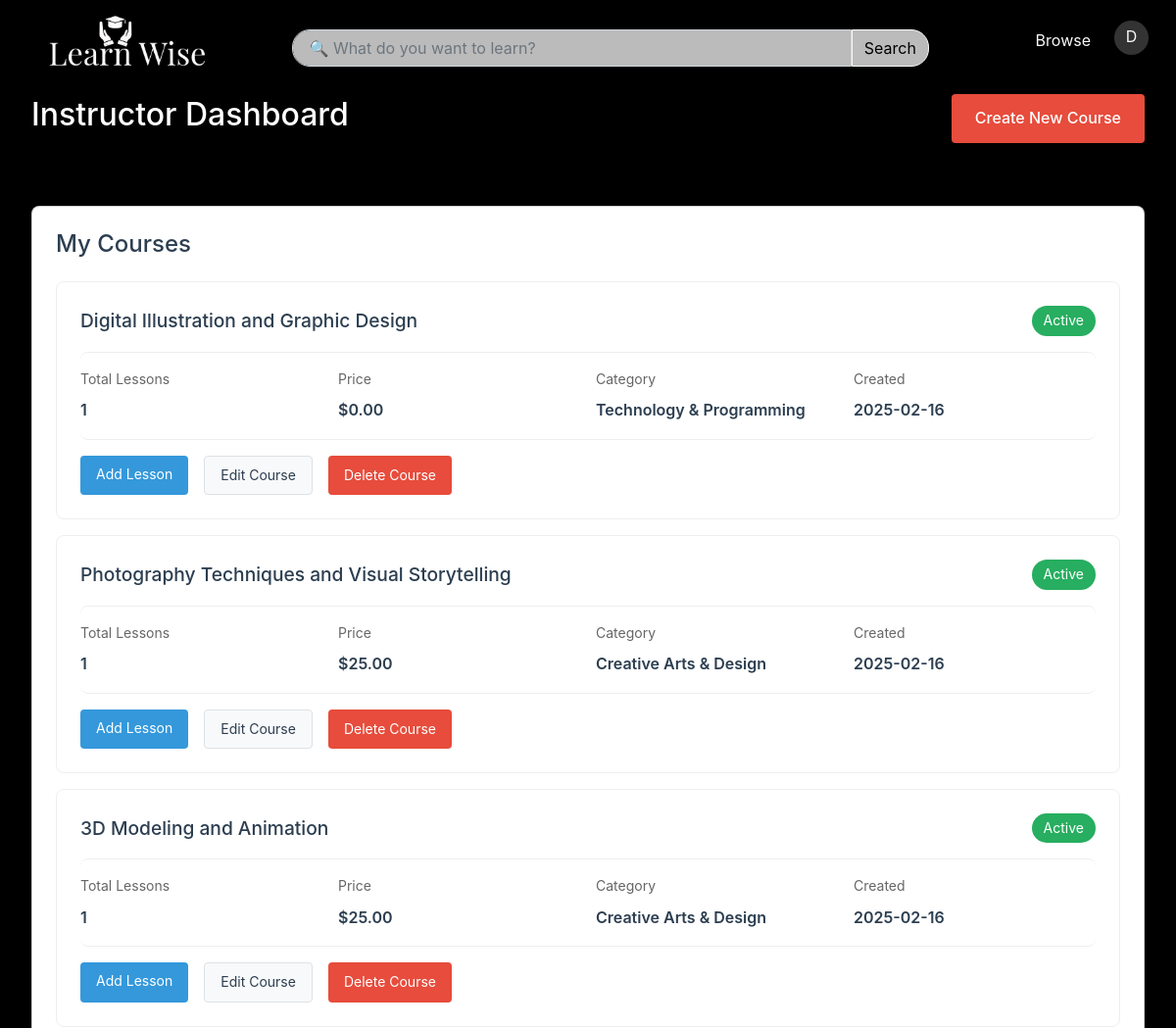
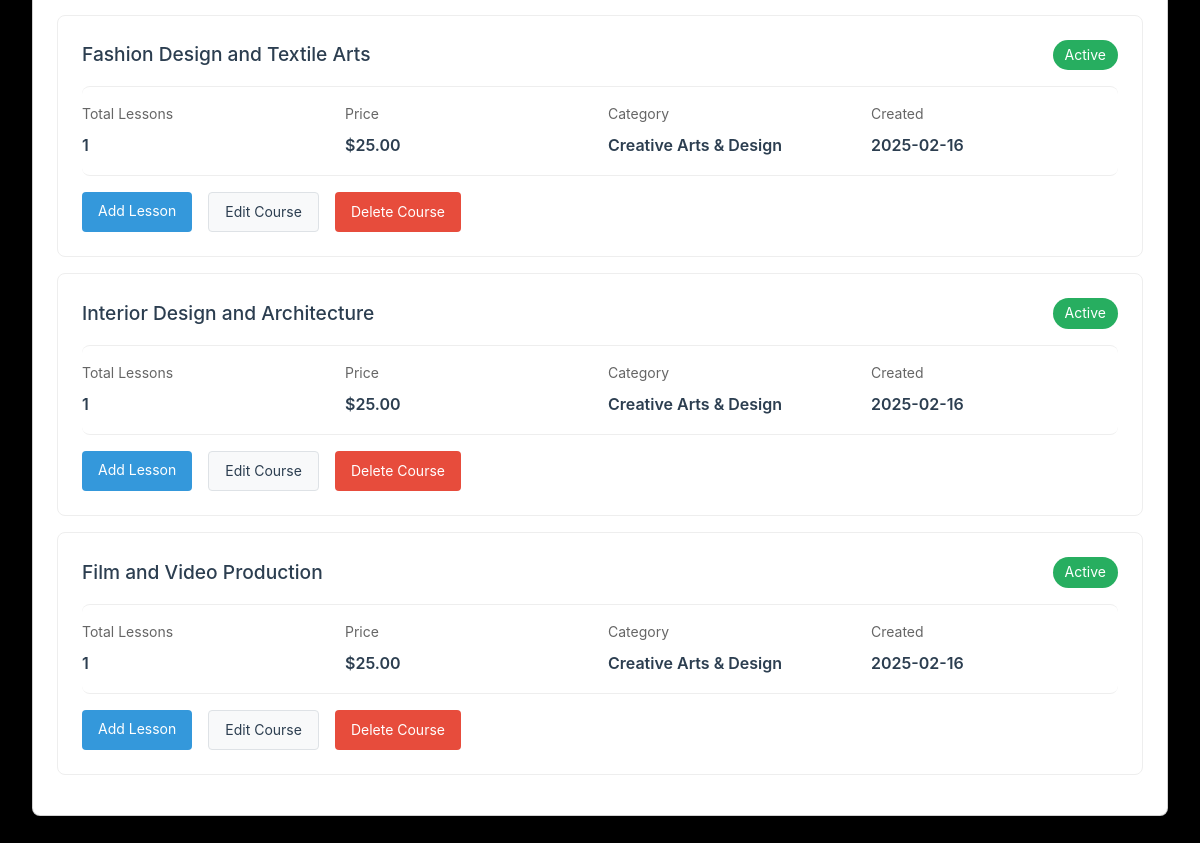
The app's page /instructor/dashboard (signed in) with its own data (2 pictures, top to bottom).
### app.py (models this page shows)
class User(UserMixin, db.Model):
    id = db.Column(db.Integer, primary_key=True)
    fullname = db.Column(db.String(100), nullable=False)
    email = db.Column(db.String(120), unique=True, nullable=False)
    password = db.Column(db.String(60), nullable=False)
    is_instructor = db.Column(db.Boolean, default=False)
    expertise = db.Column(db.String(100))  # For instructors
    experience = db.Column(db.Integer)      # For instructors
    courses_created = db.relationship('Course', backref='instructor', lazy=True)
    progress = db.relationship('UserProgress', backref='user', lazy=True)

class Course(db.Model):
    id = db.Column(db.Integer, primary_key=True)
    title = db.Column(db.String(200), nullable=False)
    description = db.Column(db.Text)
    category = db.Column(db.String(100))
    instructor_id = db.Column(db.Integer, db.ForeignKey('user.id'))
    price = db.Column(db.Float)
    created_at = db.Column(db.DateTime, default=datetime.utcnow)
    lessons = db.relationship('Lesson', backref='course', lazy=True)
    image_url = db.Column(db.String(500))

### app.py (the view)
@app.route('/instructor/dashboard')
@login_required
def instructor_dashboard():
    if not current_user.is_instructor:
        return redirect(url_for('student_dashboard'))
    courses = Course.query.filter_by(instructor_id=current_user.id).all()
    return render_template('instructor_dashboard.html', courses=courses)

### app.py (called while the page is built)
@login_manager.user_loader
def load_user(user_id):
    return User.query.get(int(user_id))

### templates/instructor_dashboard.html (shortened to what this page needs)
{% extends "layout.html" %}
{% block content %}
<div class="dashboard-container">
    <div class="dashboard-header">
        <h1  style="color: white;"  >Instructor Dashboard</h1>
        <a style="color: white;" href="{{ url_for('create_course') }}" class="create-course-btn">Create New Course</a>
    </div>
    <div class="courses-overview">
        <div class="card">
            <h3>My Courses</h3>
            {% if courses %}
                {% for course in courses %}
                <div class="course-item">
                    <div class="course-header">
                        <h4>{{ course.title }}</h4>
                        <span class="course-status">Active</span>
                    </div>
                    <div class="course-stats">
                        <div class="stat-item">
                            <span class="stat-label">Total Lessons</span>
                            <span class="stat-value">{{ course.lessons|length }}</span>
                        </div>
                        <div class="stat-item">
                            <span class="stat-label">Price</span>
                            <span class="stat-value">${{ "%.2f"|format(course.price) }}</span>
                        </div>
                        <div class="stat-item">
                            <span class="stat-label">Category</span>
                            <span class="stat-value">{{ course.category }}</span>
                        </div>
                        <div class="stat-item">
                            <span class="stat-label">Created</span>
                            <span class="stat-value">{{ course.created_at.strftime('%Y-%m-%d') }}</span>
                        </div>
                    </div>
                    <div class="course-actions">
                        <a href="{{ url_for('add_lesson', course_id=course.id) }}" class="action-button">Add Lesson</a>
                        <a href="{{ url_for('edit_course', course_id=course.id) }}" class="action-button secondary">Edit Course</a>
                        <button class="action-button delete" onclick="confirmDelete('{{ course.id }}')">Delete Course</button>
                    </div>
                </div>
                {% endfor %}
            {% else %}
                <div class="empty-state">
                    <p>You haven't created any courses yet.</p>
                    <a style="color: white;" href="{{ url_for('create_course') }}" class="create-course-btn">Create Your First Course</a>
                </div>
            {% endif %}
        </div>
    </div>
</div>
{% endblock %}

### templates/layout.html (shortened to what this page needs)
<!DOCTYPE html>
<html lang="en">
<head>
    <link href="https://cdn.jsdelivr.net/npm/bootstrap@5.2.3/dist/css/bootstrap.min.css" rel="stylesheet">
</head>
<body>
    <header class="header">
        {% block nav %}
        <nav class="navbar navbar-expand-lg bg-black custom-navbar">
          <div class="container-fluid" >
              <a href="/" class="navbar-brand">
                <img src="{{ url_for('static', filename='images/Learn Wise_transparent-.png') }}" alt="Learn Wise Logo">
              </a>
              <div class="collapse navbar-collapse" id="navbarSupportedContent" >
                {% if hide_search is not defined %}
                  <div class="search-bar mx-lg-auto" >
                      <form action="{{ url_for('search_courses') }}" method="GET" class="d-flex">
                          <input
                              type="search"
                              name="query"
                              placeholder=" 🔍 What do you want to learn?"
                              value="{{ request.args.get('query', '') }}"
                              class="search-input form-control"
                              required
                          >
                          <button type="submit" class="search-button btn btn-light">Search</button>
                      </form>
                  </div>
                  {% endif %}
                  {% if hide_nav_options is not defined %}
                  <ul class="navbar-nav ms-auto mb-2 mb-lg-0 gap-3">
                      <li class="nav-item">
                          <a class="nav-link text-light" href="{{ url_for('browse_courses') }}">
                               Browse
                          </a>
                      </li>
                      {% if current_user.is_authenticated %}
                          <li class="nav-item dropdown">
                              <div class="user-avatar nav-link text-light" role="button" data-bs-toggle="dropdown" aria-expanded="false">
                                  {{ current_user.fullname[:1] }}
                              </div>
                          </li>
                      {% endif %}
                  </ul>
                  {% endif %}
              </div>
          </div>
      </nav>
        {% endblock %}
    </header>
    {% block content %}{% endblock %}
  </body>
</html>

### templates/layout.html (style rules this page uses)
:root { --primary: #4a90e2; --primary-dark: #357abd; --secondary: #2ecc71; --secondary-dark: #27ae60; --accent: #e67e22; --accent-dark: #d35400; --background: #1b1818; --surface: #ffffff; --text-primary: #ffffff; --text-secondary: #7f8c8d; --error: #e74c3c; --success: #2ecc71; }
body { background-color: var(--background); color: var(--text-primary); font-family: 'Inter', -apple-system, BlinkMacSystemFont, sans-serif; }
* { margin: 0; padding: 0; box-sizing: border-box; font-family: -apple-system, BlinkMacSystemFont, 'Segoe UI', Roboto, Oxygen, Ubuntu, Cantarell, sans-serif; }
.header { padding: 1rem 2rem; background: rgb(0, 0, 0); box-shadow: 0 2px 4px rgba(0,0,0,0.1); display: flex; justify-content: space-between; align-items: center; width: 100%; }
body { font-family: -apple-system, BlinkMacSystemFont, 'Segoe UI', Roboto, Oxygen, Ubuntu, Cantarell, sans-serif; line-height: 1.6; background: black; color: var(--text-color); margin: 0; padding: 0; min-height: 100vh; }
.navbar { padding: 0.5rem 1rem; position: fixed; top: 0; left: 0; right: 0; z-index: 1000; background-color: var(--primary-color); height: var(--navbar-height); }
.navbar-brand img { height: 57px; width: auto; }
.search-bar { width: 100%; max-width: 650px; padding-top: 15px; }
.search-input { border-radius: 18px 0 0 18px !important; background-color:rgba(222, 222, 222, 0.842); }
.search-button { border-radius: 0 18px 18px 0 !important; background-color:rgba(222, 222, 222, 0.842); }
.user-avatar { width: 35px; height: 35px; background: rgba(255, 255, 255, 0.2); border-radius: 50%; display: flex; align-items: center; justify-content: center; cursor: pointer; transition: background-color var(--transition-speed); }

### templates/instructor_dashboard.html (style rules this page uses)
.dashboard-container { background-color: var(--panel-bg); }
.dashboard-header { background: var(--gradient-primary); color: white; padding: 2rem; margin: -2rem -2rem 2rem -2rem; border-radius: 0 0 15px 15px; }
.card { background: var(--card-bg); border-radius: 12px; box-shadow: 0 4px 6px rgba(0, 0, 0, 0.1); }
.course-item { background: var(--highlight-bg); border: 1px solid var(--border-color); transition: transform 0.2s; }
.course-stats { background: var(--panel-bg); border-radius: 8px; }
.dashboard-container { padding: 2rem; max-width: 1200px; margin: 0 auto; margin-top: 2rem; }
.dashboard-header { margin-bottom: 2rem; display: flex; justify-content: space-between; align-items: center; }
.dashboard-header h1 { color: #2c3e50; font-size: 2rem; }
.create-course-btn { background: #e74c3c; color: white; padding: 0.75rem 1.5rem; border-radius: 4px; text-decoration: none; font-weight: 500; transition: background-color 0.3s; }
.courses-overview { display: grid; gap: 2rem; }
.card { background: white; border-radius: 8px; padding: 1.5rem; box-shadow: 0 2px 4px rgba(0,0,0,0.1); }
.card h3 { color: #2c3e50; margin-bottom: 1.5rem; font-size: 1.5rem; }
.course-item { padding: 1.5rem; border: 1px solid #eee; border-radius: 8px; margin-bottom: 1rem; }
.course-header { display: flex; justify-content: space-between; align-items: center; margin-bottom: 1rem; }
.course-header h4 { font-size: 1.2rem; color: #2c3e50; margin: 0; }
.course-status { background: #27ae60; color: white; padding: 0.25rem 0.75rem; border-radius: 20px; font-size: 0.875rem; }
.course-stats { display: grid; grid-template-columns: repeat(auto-fit, minmax(150px, 1fr)); gap: 1rem; margin-bottom: 1rem; padding: 1rem 0; border-top: 1px solid #eee; border-bottom: 1px solid #eee; }
.stat-item { display: flex; flex-direction: column; gap: 0.5rem; }
.stat-label { color: #666; font-size: 0.875rem; }
.stat-value { color: #2c3e50; font-weight: 600; }
.course-actions { display: flex; gap: 1rem; margin-top: 1rem; }
.action-button { padding: 0.5rem 1rem; border-radius: 4px; border: none; cursor: pointer; font-size: 0.875rem; text-decoration: none; text-align: center; transition: background-color 0.3s; }
.action-button:not(.secondary) { background: #3498db; color: white; }
.action-button.secondary { background: #f8f9fa; color: #2c3e50; border: 1px solid #dee2e6; }
.action-button.delete { background: #e74c3c; color: white; }

### records on screen
User: fullname "D"
Course: title "Digital Illustration and Graphic Design", lessons|length "1", price "0.00", category "Technology & Programming", created_at "2025-02-16"
Course: title "Photography Techniques and Visual Storytelling", lessons|length "1", price "25.00", category "Creative Arts & Design", created_at "2025-02-16"
Course: title "3D Modeling and Animation", lessons|length "1", price "25.00", category "Creative Arts & Design", created_at "2025-02-16"
Course: title "Fashion Design and Textile Arts", lessons|length "1", price "25.00", category "Creative Arts & Design", created_at "2025-02-16"
Course: title "Interior Design and Architecture", lessons|length "1", price "25.00", category "Creative Arts & Design", created_at "2025-02-16"
Course: title "Film and Video Production", lessons|length "1", price "25.00", category "Creative Arts & Design", created_at "2025-02-16"
